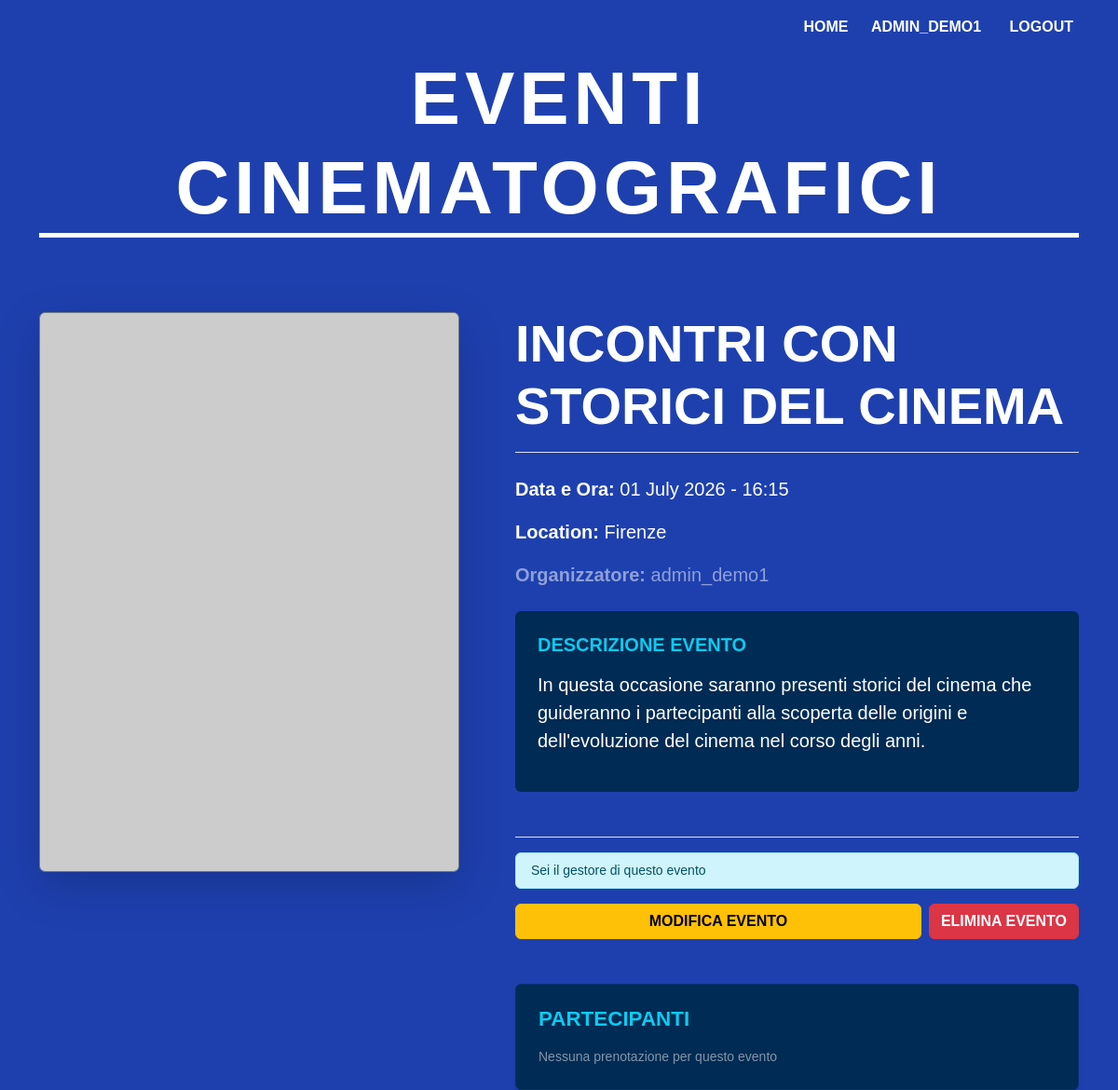
Before: /3/ (signed in) with the older database file.
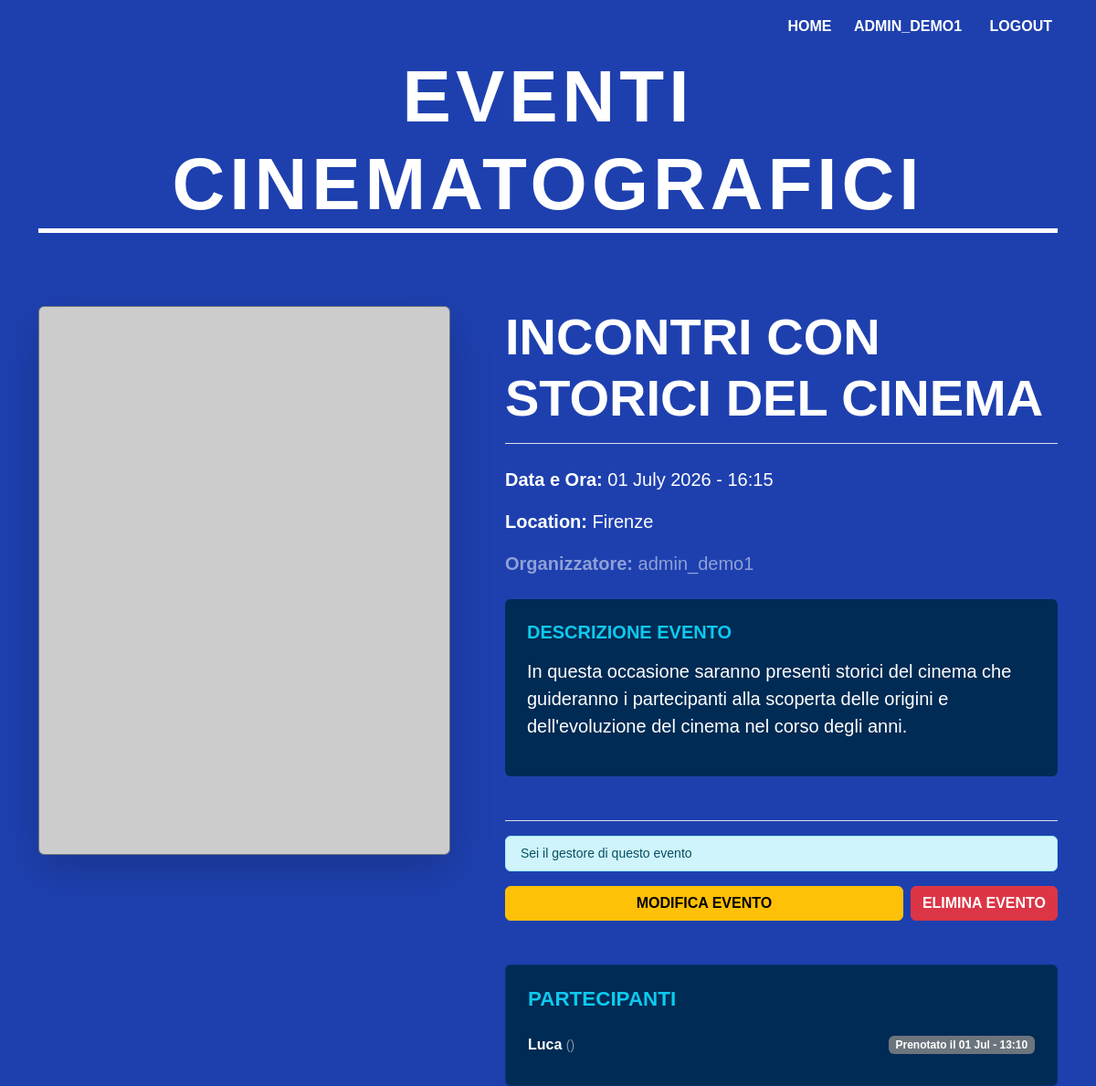
After: the same page with the newer database file.
### accounts/models.py (models this page shows, shortened)
class CustomUser(AbstractUser):
    ROLE_CHOICES = (
    ('organizer', 'Organizer'),
    ('attendee', 'Attendee'),
    )
    email = models.EmailField(max_length=254, blank = True, null = True, verbose_name='Indirizzo Email')
    numero_telefono = models.CharField(max_length=10, blank=True, null=True, verbose_name="numero telefono")
    role = models.CharField(max_length=20, choices=ROLE_CHOICES, default='attendee', verbose_name='Ruolo')

### eventi/models.py (models this page shows, shortened)
class Event(models.Model):
    title = models.CharField(max_length=200)
    description = models.TextField()
    date = models.DateTimeField(null=True, blank=True)
    location = models.CharField(max_length=200, default="Location Principale")
    organizer = models.ForeignKey(
        settings.AUTH_USER_MODEL,
        on_delete=models.CASCADE,
        related_name='organized_events',
    )

class Registration(models.Model):
    user = models.ForeignKey(
        settings.AUTH_USER_MODEL,
        on_delete=models.CASCADE,
        related_name='registrations',
    )
    event = models.ForeignKey(
        Event,
        on_delete=models.CASCADE,
        related_name='event_participants',
    )
    registration_date = models.DateTimeField(auto_now_add=True)
    class Meta:
        unique_together = ('user', 'event')

### eventi/views.py (the view)
# urls.py: path('<int:pk>/', EventDetailView.as_view(), name='event_detail'),
class EventDetailView(DetailView):
    model = Event
    template_name = 'eventi/event_detail.html'
    context_object_name = 'event'
    def get_context_data(self, **kwargs):
        context = super().get_context_data(**kwargs)
        if self.request.user.is_authenticated:
            context['is_registered'] = Registration.objects.filter(
                user=self.request.user,
                event=self.get_object()
            ).exists()
        return context

### eventi/templates/eventi/event_detail.html (shortened to what this page needs)
{% extends 'eventi/base.html' %}
{% block content %}
<div class="row mt-5">
    <div class="col-md-5 mb-4 text-center">
        <img src="https://placehold.co/600x800/003366/ffffff?text={{ event.title }}" class="img-fluid rounded shadow-lg border border-secondary" alt="Locandina">
    </div>
    <div class="col-md-7 ps-md-5">
        <h1 class="display-4 fw-bold text-uppercase border-bottom pb-3 mb-4">{{ event.title }}</h1>
        <div class="mb-4">
            <p class="fs-5"><strong>Data e Ora:</strong> {{ event.date|date:"d F Y - H:i" }}</p>
            <p class="fs-5"><strong>Location:</strong> {{ event.location }}</p>
            <p class="fs-5 text-white-50"><strong>Organizzatore:</strong> {{ event.organizer.username }}</p>
        </div>
        <div class="mt-4 p-4 rounded" style="background-color: #002b54;">
            <h5 class="fw-bold mb-3 text-uppercase text-info">Descrizione Evento</h5>
            <p class="lead">{{ event.description }}</p>
        </div>
        <div class="mt-5 pt-3 border-top">
            {% if user.is_authenticated %}
                {% if user.role == 'attendee' %}
                    <div class="d-grid gap-2">
                    {% if is_registered %}
                        <div class="alert alert-success small py-2 mb-2 text-center fw-bold">Sei già prenotato per questo spettacolo!</div>
                        <form action="{% url 'eventi:cancel_registration' event.pk %}" method="post">
                            {% csrf_token %}
                            <button type="submit" class="btn btn-lg btn-danger fw-bold w-100">ANNULLA PRENOTAZIONE</button>
                        </form>
                    {% else %}
                        <form action="{% url 'eventi:book_event' event.pk %}" method="post">
                            {% csrf_token %}
                            <button type="submit" class="btn btn-lg btn-success fw-bold w-100">PRENOTA UN POSTO</button>
                        </form>
                    {% endif %}
                    </div>
                {% elif user.role == 'organizer' and event.organizer == user %}
                    <div class="alert alert-info small py-2 mb-3">Sei il gestore di questo evento</div>
                    <div class="d-flex gap-2">
                        <a href="{% url 'eventi:event_update' event.pk %}" class="btn btn-warning flex-grow-1 fw-bold">MODIFICA EVENTO</a>
                        <form action="{% url 'eventi:event_delete' event.pk %}" method="post" style="display: inline;" onsubmit="return confirm('Vuoi eliminare questo evento?');">
                            <button type="submit" class="btn btn-danger fw-bold">ELIMINA EVENTO</button>
                        </form>
                    </div>
                {% endif %}
            {% else %}
                <div class="p-3 rounded text-center" style="background-color: #002b54;">
                    <a href="{% url 'login' %}" class="btn btn-sm btn-outline-light px-4">ACCEDI PER PRENOTARE</a>
                </div>
            {% endif %}
        </div>
        {% if user.is_authenticated and user.role == 'organizer' and event.organizer == user %}
        <div class="mt-5 p-4 rounded shadow-sm" style="background-color: #002b54; border: 1px solid #082f6f;">
            <h3 class="fw-bold text-uppercase text-info mb-3" style="font-size: 1.4rem;">Partecipanti</h3>
            {% if event.event_participants.all %}
                <ul class="list-group list-group-flush bg-transparent">
                {% for reg in event.event_participants.all %}
                    <li class="list-group-item bg-transparent text-white border-secondary d-flex justify-content-between align-items-center px-0">
                        <div><strong>{{ reg.user.username }}</strong> <span class="text-white-50 small">({{ reg.user.email }})</span></div>
                        <span class="badge bg-secondary">Prenotato il {{ reg.registration_date|date:"d M - H:i" }}</span>
                    </li>
                {% endfor %}
                </ul>
            {% else %}
                <p class="text-white-50 small mb-0">Nessuna prenotazione per questo evento</p>
            {% endif %}
        </div>
        {% endif %}
    </div>
</div>
{% endblock %}

### eventi/templates/eventi/base.html (shortened to what this page needs)
<!DOCTYPE html>
<html lang="it">
<head>
    <link href="https://cdn.jsdelivr.net/npm/bootstrap@5.3.8/dist/css/bootstrap.min.css" rel="stylesheet">
</head>
<body>
    <div class="container">
        <div class="top-nav">
            <a href="{% url 'eventi:event_list' %}">HOME</a>
            {% if user.is_authenticated %}
                <a href="{% url 'eventi:user_profile' %}"> {{ user.username|upper }}</a>
                <form method="post" action="{% url 'logout' %}" class="d-inline">
                    <button type="submit">LOGOUT</button>
                </form>
            {% else %}
                <a href="{% url 'login' %}">ACCEDI</a>
                <a href="{% url 'signup' %}">REGISTRATI</a>
            {% endif %}
        </div>
        <header class="text-center">
            <h1 class="cinema-header">Eventi Cinematografici</h1>
        </header>
        <main>
            {% block content %}
            {% endblock %}
        </main>
    </div>
</body>
</html>

### eventi/templates/eventi/base.html (style rules this page uses)
body { background-color: #1E40AF; color: #ffffff; font-family: 'Arial', sans-serif; }
.cinema-header { font-size: 5rem; font-weight: 900; letter-spacing: 5px; text-transform: uppercase; border-bottom: 5px solid #ffffff; margin-bottom: 2rem; display: inline-block; width: 100%; }
.top-nav { padding: 1rem 0; text-align: right; }
.top-nav a, .top-nav button { color: #ffffff; text-decoration: none; font-weight: bold; margin-left: 20px; background: none; border: none; }

Changed rows visible on the page:
added Registration: user.username "Luca", registration_date "01 Jul - 13:10"
Other visible differences:
text no longer shown: "Nessuna prenotazione per questo evento"
